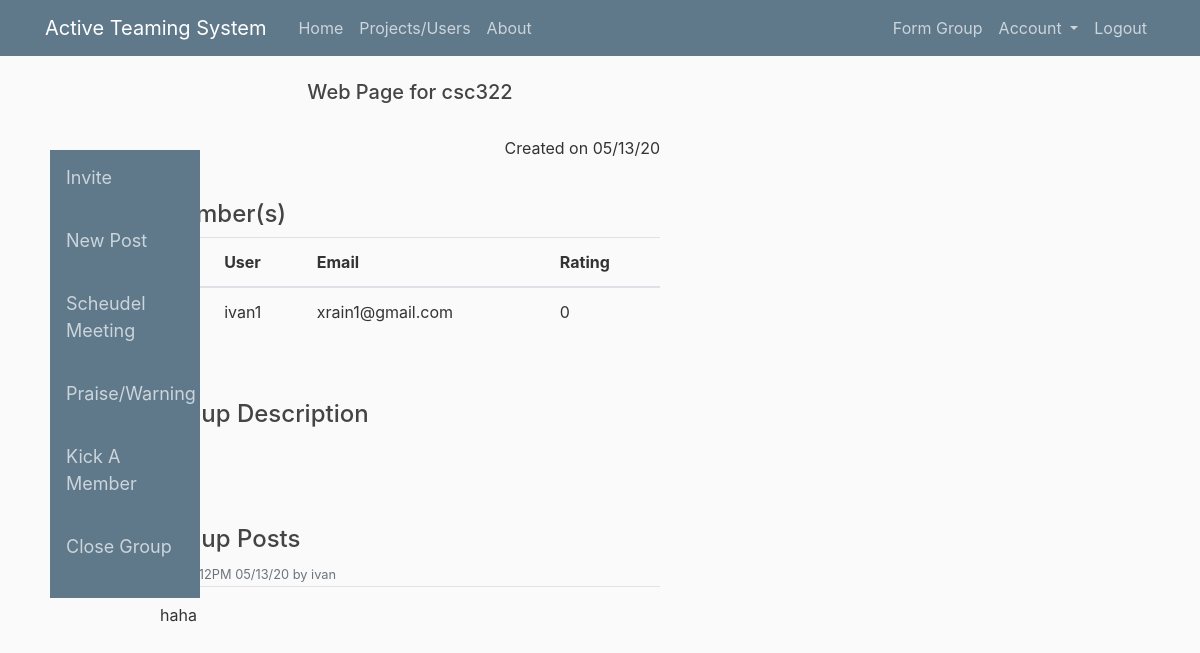
Page /grouppage/csc322 (signed in) on the committed database.
### application/models.py (models this page shows, shortened)
class Project(db.Model):
    id = db.Column(db.Integer, primary_key=True)
    title = db.Column(db.String(100),unique=True, nullable=False)
    date_created = db.Column(db.DateTime, nullable=False, default=datetime.datetime.now())
    description = db.Column(db.Text, nullable=False)
    rating = db.Column(db.Integer, nullable =False, default=0)

class User(db.Model,UserMixin):
    id = db.Column(db.Integer, primary_key=True)
    username = db.Column(db.String(20), unique=True, nullable=False)
    email = db.Column(db.String(120), unique=True, nullable=False)
    image_file = db.Column(db.String(20), nullable=False, default='default.jpg')
    password = db.Column(db.String(60), nullable=False)
    rating = db.Column(db.Integer,nullable=False,default=0)
    compliments = db.relationship('Compliment', backref='recipient', lazy=True)
    complaints = db.relationship('Complaint', backref='complainee', lazy=True)
    UserBlacklist = db.relationship('UserBlacklist', backref='user_blacklisted', lazy=True)
    applications = db.relationship('Application', backref='referee', lazy=True)
    is_su = db.Column(db.Boolean, default=False, nullable=False)
    is_blacklisted = db.Column(db.Boolean, default=False, nullable=False)

class Post(db.Model):
    id = db.Column(db.Integer, primary_key=True)
    date_posted = db.Column(db.DateTime, nullable=False, default=datetime.datetime.now())
    content = db.Column(db.Text, nullable=False)
    group_id = db.Column(db.Integer,db.ForeignKey('project.id'),nullable=False)
    author = db.Column(db.String(100),db.ForeignKey('user.username'),nullable=False)

### application/route.py (the view, shortened to what this page needs)
@app.route("/grouppage/<string:group_title>", methods=['GET', 'POST'])
def grouppage(group_title):
    group = Project.query.filter(Project.title==group_title).first_or_404()
    warninglist = WarningList.query.filter((WarningList.group==group.title) & (WarningList.user==current_user.username)).all()
    getid = ProjectMember.query.filter(ProjectMember.project==group.title).all()
    meeting = Meeting.query.filter_by(group=group.title).first()
    kick = Kick.query.filter_by(group=group.title).first()
    praisewarn = Praisewarn.query.filter_by(group=group.title).first()
    close = Close.query.filter_by(group=group.title).first()
    users = []
    for uid in getid:
        users += User.query.filter(User.id == uid.member).all()
    result = []
    if meeting is None:
        pass
    if praisewarn is None:
        pass
    if kick is None:
        pass
    if close is None:
        pass
    meetingform = MeetingForm()
    pwform = PWAnswerForm()
    kickform = KickAnswerForm()
    closeform = CloseAnswerForm()
    posts = Post.query.filter(Post.group_id==group.id).order_by(Post.date_posted.desc()).all()
    return render_template('grouppage.html',group=group,users=users,posts=posts,meetingform=meetingform,\
        kickform=kickform,meeting=meeting,praisewarn=praisewarn,kick=kick,pwform=pwform,closeform=closeform,close=close)

### application/models.py (called while the page is built)
@login_manager.user_loader
def load_user(user_id):
    return User.query.get(int(user_id))

### application/templates/grouppage.html (shortened to what this page needs)
{%extends "layout.html"%}
{%block content%}
<div class="content">
<div class="sidenav">
  <a href="{{ url_for('invite',group_title=group.title) }}">Invite</a><br>
  <a href="{{ url_for('new_post',group_title=group.title) }}">New Post</a><br>
  <a href="{{ url_for('meeting',group_title=group.title) }}">Scheudel Meeting</a><br>
  <a href="{{ url_for('praise_warning',group_title=group.title) }}">Praise/Warning</a><br>
  <a href="{{ url_for('kick',group_title=group.title) }}">Kick A Member</a><br>
  <a href="{{ url_for('close',group_title=group.title) }}">Close Group</a><br>
</div>
<h5 style="text-align: center">Web Page for {{group.title}}</h5><br>
<p style="text-align: right">Created on {{group.date_created.strftime("%x")}}</p><br>
<table class="table">
    <h4>Member(s)</h4>
    <thead>
      <tr>
        <th scope="col">#</th>
        <th scope="col">User</th>
        <th scope="col">Email</th>
        <th scope="col">Rating</th>
      </tr>
    </thead>
    <tbody>
        {% for user in users %}
        <tr>
            <td>{{ user.id }}</td>
            <td>{{ user.username }}</td>
            <td>{{ user.email }}</td>
            <td>{{ user.rating }}</td>
        </tr>
    {% endfor %}
    </tbody>
  </table>
  <br>
  <br>
  <h4>Group Description</h4>
  <p>{{group.description}}</p>
  <br>
  <br>
  <h4>Group Posts</h4>
  {% for post in posts %}
      <div class="media-body">
          <div class="article-metadata">
              <small class="text-muted">{{post.date_posted.strftime('%I:%M:%S%p')}} {{ post.date_posted.strftime('%x')}} by {{post.author}}</small>
          </div>
          <p class="article-content">{{ post.content }}</p>
      </div>
      <br>
    {% endfor %}
  </div>
{%endblock%}

### application/static/main.css (style rules this page uses)
body { background: #fafafa; color: #333333; margin-top: 5rem; }
h1, h2, h3, h4, h5, h6 { color: #444444; }
.article-content { white-space: pre-line; }
.article-metadata { padding-bottom: 1px; margin-bottom: 4px; border-bottom: 1px solid #e3e3e3 }
.sidenav { width: 150px; position: fixed; z-index: 1; top: 150px; left: 50px; background: #5f788a; overflow-x: hidden; padding: 8px 0; }
.sidenav a { padding: 6px 8px 6px 16px; text-decoration: none; font-size: 18px; color: #cbd5db; display: block; }
.content { max-width: 500px; margin: auto; }

### rows in the picture
Project: title "csc322", date_created "05/13/20"
User: username "ivan1", email "xrain1@gmail.com", rating "0"
Post: date_posted "05/13/20", author "ivan", content "haha"
